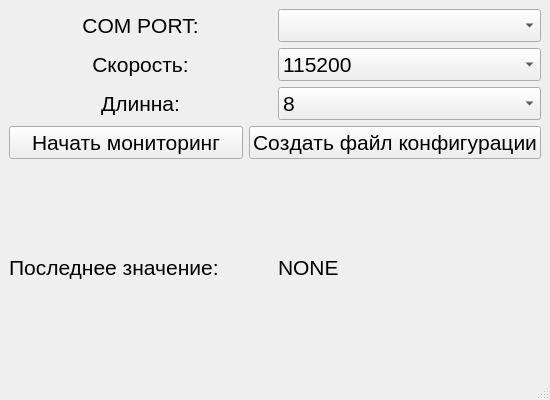
<?xml version="1.0" encoding="UTF-8"?>
<ui version="4.0">
 <class>MainWindow</class>
 <widget class="QMainWindow" name="MainWindow">
  <property name="enabled">
   <bool>true</bool>
  </property>
  <property name="geometry">
   <rect>
    <x>0</x>
    <y>0</y>
    <width>550</width>
    <height>400</height>
   </rect>
  </property>
  <property name="minimumSize">
   <size>
    <width>550</width>
    <height>400</height>
   </size>
  </property>
  <property name="maximumSize">
   <size>
    <width>800</width>
    <height>600</height>
   </size>
  </property>
  <property name="windowTitle">
   <string>Система сбора данных</string>
  </property>
  <widget class="QWidget" name="centralwidget">
   <layout class="QVBoxLayout" name="verticalLayout">
    <item>
     <layout class="QGridLayout" name="gridLayout_2">
      <property name="sizeConstraint">
       <enum>QLayout::SetDefaultConstraint</enum>
      </property>
      <property name="horizontalSpacing">
       <number>6</number>
      </property>
      <item row="3" column="1">
       <widget class="QComboBox" name="LengthValue">
        <property name="font">
         <font>
          <pointsize>16</pointsize>
         </font>
        </property>
        <item>
         <property name="text">
          <string>8</string>
         </property>
        </item>
        <item>
         <property name="text">
          <string>9</string>
         </property>
        </item>
       </widget>
      </item>
      <item row="2" column="1">
       <widget class="QComboBox" name="SpeedValue">
        <property name="font">
         <font>
          <pointsize>16</pointsize>
         </font>
        </property>
        <item>
         <property name="text">
          <string>115200</string>
         </property>
        </item>
        <item>
         <property name="text">
          <string>19200</string>
         </property>
        </item>
        <item>
         <property name="text">
          <string>57600</string>
         </property>
        </item>
        <item>
         <property name="text">
          <string>9600</string>
         </property>
        </item>
        <item>
         <property name="text">
          <string>4800</string>
         </property>
        </item>
       </widget>
      </item>
      <item row="0" column="1">
       <widget class="QComboBox" name="comPorts">
        <property name="font">
         <font>
          <pointsize>16</pointsize>
         </font>
        </property>
       </widget>
      </item>
      <item row="3" column="0">
       <widget class="QLabel" name="label_3">
        <property name="text">
         <string>&lt;html&gt;&lt;head/&gt;&lt;body&gt;&lt;p align=&quot;center&quot;&gt;&lt;span style=&quot; font-size:16pt;&quot;&gt;Длинна:&lt;/span&gt;&lt;/p&gt;&lt;/body&gt;&lt;/html&gt;</string>
        </property>
       </widget>
      </item>
      <item row="2" column="0">
       <widget class="QLabel" name="label_2">
        <property name="text">
         <string>&lt;html&gt;&lt;head/&gt;&lt;body&gt;&lt;p align=&quot;center&quot;&gt;&lt;span style=&quot; font-size:16pt;&quot;&gt;Скорость:&lt;/span&gt;&lt;/p&gt;&lt;/body&gt;&lt;/html&gt;</string>
        </property>
       </widget>
      </item>
      <item row="0" column="0">
       <widget class="QLabel" name="label">
        <property name="layoutDirection">
         <enum>Qt::LeftToRight</enum>
        </property>
        <property name="text">
         <string>&lt;html&gt;&lt;head/&gt;&lt;body&gt;&lt;p align=&quot;center&quot;&gt;&lt;span style=&quot; font-size:16pt;&quot;&gt;COM PORT:&lt;/span&gt;&lt;/p&gt;&lt;/body&gt;&lt;/html&gt;</string>
        </property>
       </widget>
      </item>
     </layout>
    </item>
    <item>
     <layout class="QHBoxLayout" name="horizontalLayout">
      <item>
       <widget class="QPushButton" name="startStopButton">
        <property name="sizePolicy">
         <sizepolicy hsizetype="Preferred" vsizetype="Fixed">
          <horstretch>0</horstretch>
          <verstretch>0</verstretch>
         </sizepolicy>
        </property>
        <property name="font">
         <font>
          <pointsize>16</pointsize>
         </font>
        </property>
        <property name="text">
         <string>Начать мониторинг</string>
        </property>
       </widget>
      </item>
      <item>
       <widget class="QPushButton" name="createConfigButton">
        <property name="sizePolicy">
         <sizepolicy hsizetype="Preferred" vsizetype="Fixed">
          <horstretch>0</horstretch>
          <verstretch>0</verstretch>
         </sizepolicy>
        </property>
        <property name="font">
         <font>
          <pointsize>16</pointsize>
          <weight>50</weight>
          <italic>false</italic>
          <bold>false</bold>
          <underline>false</underline>
          <strikeout>false</strikeout>
          <stylestrategy>PreferDefault</stylestrategy>
          <kerning>false</kerning>
         </font>
        </property>
        <property name="acceptDrops">
         <bool>false</bool>
        </property>
        <property name="text">
         <string>Создать файл конфигурации</string>
        </property>
       </widget>
      </item>
     </layout>
    </item>
    <item>
     <layout class="QHBoxLayout" name="horizontalLayout_2">
      <item>
       <widget class="QLabel" name="testLabel">
        <property name="font">
         <font>
          <pointsize>16</pointsize>
         </font>
        </property>
        <property name="text">
         <string>Последнее значение:</string>
        </property>
       </widget>
      </item>
      <item>
       <widget class="QLabel" name="LastValue">
        <property name="font">
         <font>
          <pointsize>16</pointsize>
          <weight>50</weight>
          <italic>false</italic>
          <bold>false</bold>
          <underline>false</underline>
          <strikeout>false</strikeout>
          <kerning>true</kerning>
         </font>
        </property>
        <property name="text">
         <string>NONE</string>
        </property>
       </widget>
      </item>
     </layout>
    </item>
   </layout>
  </widget>
  <widget class="QMenuBar" name="menubar">
   <property name="geometry">
    <rect>
     <x>0</x>
     <y>0</y>
     <width>550</width>
     <height>22</height>
    </rect>
   </property>
  </widget>
  <widget class="QStatusBar" name="statusbar"/>
 </widget>
 <resources/>
 <connections/>
</ui>
